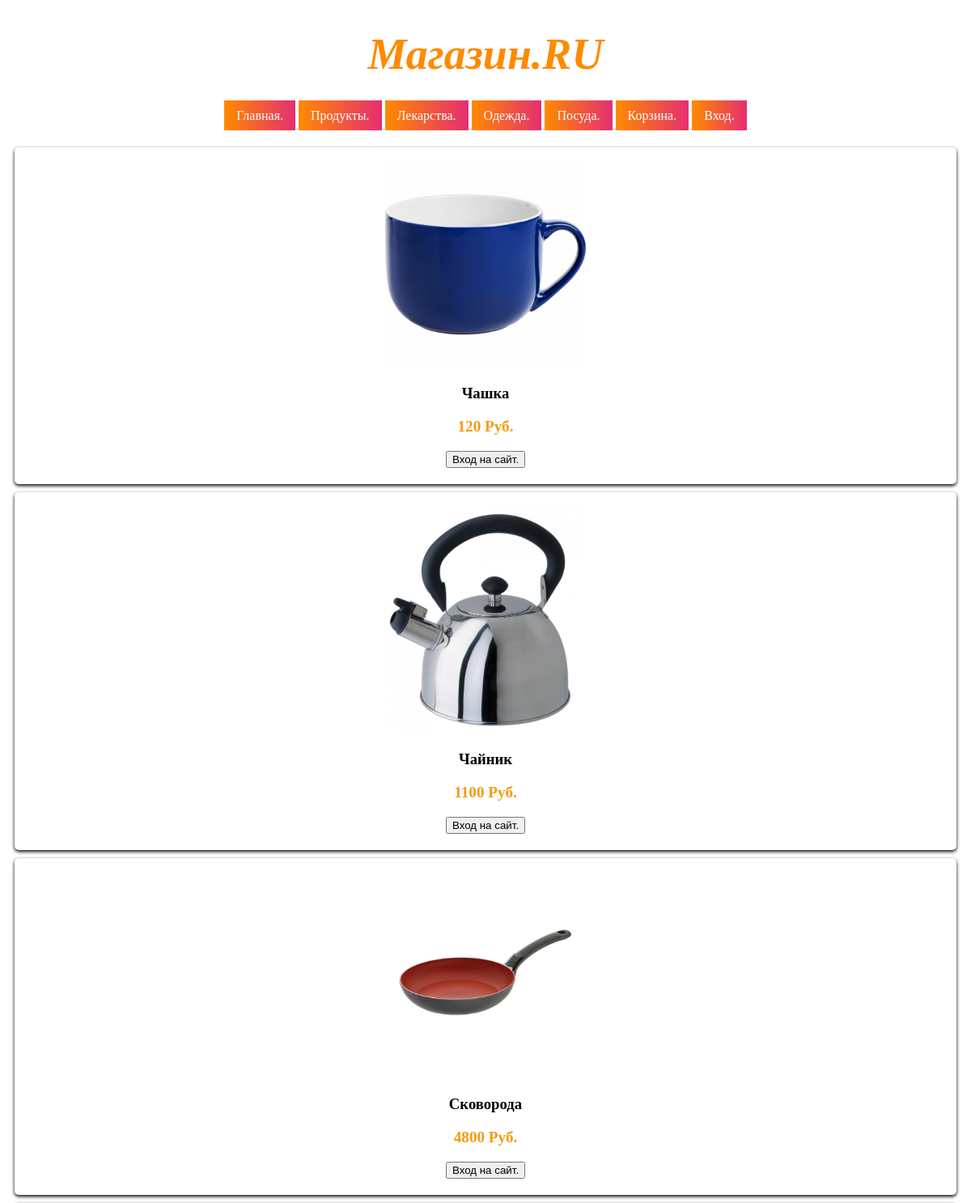
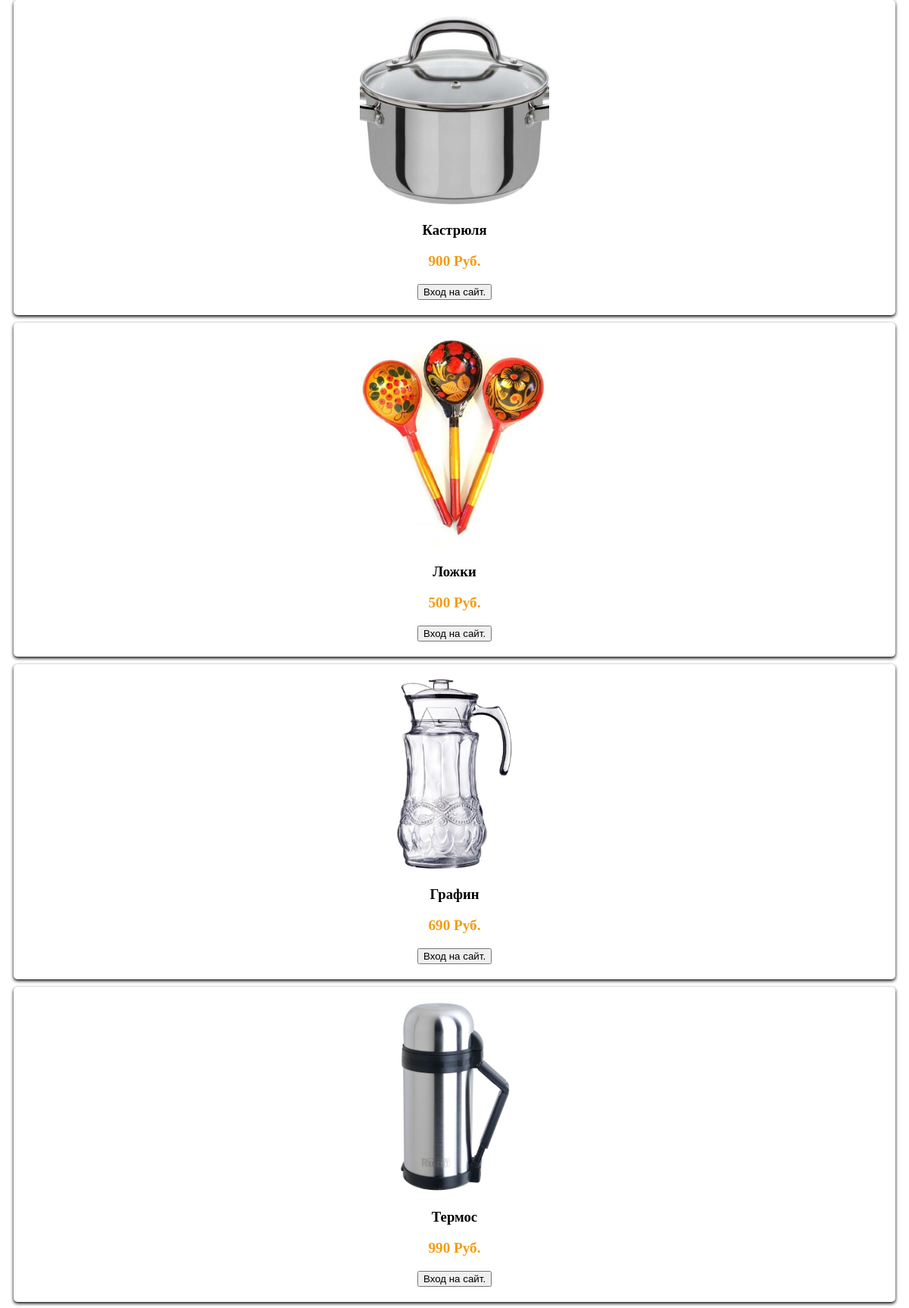
The app's page /goods/По/ (upper part) with its own data (2 pictures, top to bottom).
### appcorzina/models.py (models this page shows)
class Tovar(models.Model):
    STAT = (('П', 'Продукты'),('Л', 'Лекарства'),('О', 'Одежда'),('По', 'Посуда'))
    name = models.CharField(max_length=100, verbose_name='Название.')
    price = models.IntegerField(verbose_name='Цена.')
    image = models.FileField(verbose_name='Изображение.',
                             upload_to='img/',
                             blank=True, null=True)
    discount = models.IntegerField(verbose_name='Скидка',
                             default=0)
    categoru = models.CharField(choices=STAT, max_length=100,
                             blank=True, null=True)
    def __str__(self):
        return self.name

### appcorzina/views.py (the view)
# urls.py: path('goods/<str:cat>/', views.goods, name='goods'),
def goods(reguest, cat):
    items = Tovar.objects.filter(categoru=cat)
    print(items)
    data = {'items':items, 'cat':cat}
    return render(reguest, 'goods.html', data)

### templates/goods.html (shortened to what this page needs)
{% extends 'index.html' %}
{% load static %}
{% block head %}
     <head>
        <link rel="stylesheet" href="{% static 'css/1.css' %}">
        <link rel="stylesheet" href="{% static 'css/2.css' %}">
    </head>
{% endblock %}
{% block content %}
    <div class=mane">
        {% for one in items %}
            <div class="product-card">
                <img src="{% static one.image %}" alt="" width="250">
                <h3>{{ one.name}}</h3>
                <p>{{ one.price }} Руб.</p>
                    {% if user.is_anonymous %}
                        <a href="">
                            <button>Вход на сайт.</button>
                        </a>
                    {% else %}
                        <a href="{% url 'buy' one.id cat %}">
                            <button>В корзину.</button>
                        </a>
                    {% endif %}
            </div>
        {% endfor %}
    </div>
{% endblock %}

### appcorzina/static/css/2.css (style rules this page uses)
.product-card { background-color: #fff; border-radius: 5px; box-shadow: 0 2px 4px rgba(0, 0, 0, 1); padding: 20px; margin: 10px; text-align: center; }
.product-card img { max-width: 100%; border-radius: 5px; }
.product-card p { color: #f39c12; font-weight: bold; font-size: 1.2em; }

### records on screen
Tovar: image (picture), name "Чашка", price "120"
Tovar: image (picture), name "Чайник", price "1100"
Tovar: image (picture), name "Сковорода", price "4800"
Tovar: image (picture), name "Кастрюля", price "900"
Tovar: image (picture), name "Ложки", price "500"
Tovar: image (picture), name "Графин", price "690"
Tovar: image (picture), name "Термос", price "990"
